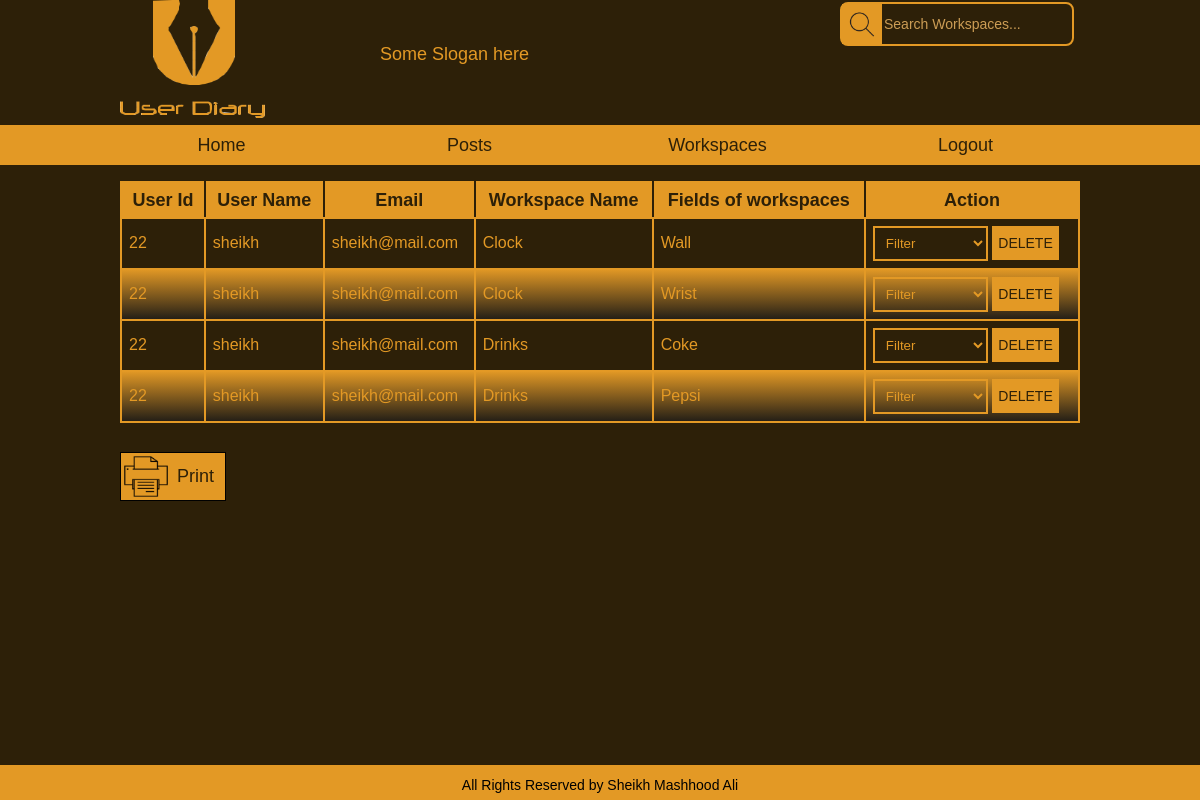
The app's page /user_diary/admin/all_workspaces.php (signed in) with its own data.
### tables this page shows
CREATE TABLE IF NOT EXISTS `fields` (
  `field_id` int(25) NOT NULL,
  `user_id` int(25) NOT NULL,
  `workspace_id` int(25) NOT NULL,
  `field_name` varchar(255) NOT NULL
);

CREATE TABLE IF NOT EXISTS `workspace_name` (
  `workspace_id` int(25) NOT NULL,
  `workspace_name` varchar(255) NOT NULL,
  `user_id` int(25) NOT NULL
);

### user_diary/admin/all_workspaces.php (the view, shortened to what this page needs)
<?php
include "connection.php";
?>
<!DOCTYPE html PUBLIC "-//W3C//DTD XHTML 1.0 Transitional//EN" "http://www.w3.org/TR/xhtml1/DTD/xhtml1-transitional.dtd">
<html xmlns="http://www.w3.org/1999/xhtml">
<head>
<link rel="stylesheet" type="text/css" href="css/style.css">
</head>
<body class="h-body">
<div class="home-header">
	<div class="main-header">
        <div class="logo-header">
    	<img src="images/final-logo.png" />
    	</div>
        <div class="logo-slogan">
        <p>Some Slogan here</p>
        </div>
        <div class="logo-search">
        	<div class="search">
    		<div class="search-bar">
        		<div class="search-img">
            	<img src="images/search.png">
            	</div>
            	<div class="search-input">
           		<input id="sear" autocomplete="off" type="text"
                placeholder="Search Workspaces..." name="search" onkeyup="search(this.value)" />
                </div>
        	</div>
    	</div>
        </div>
     </div>
</div>
<div class="menu-main">
	<div class="menu-list">
    	<div class="list">
        <ul>
         <a href="view_user.php"><li class="home-menu">Home</li></a>
        <a href="all_posts.php"><li class="daily">Posts</li></a>
        <a href="all_workspaces.php"><li class="post">Workspaces</li></a>
        <a href="logout.php"><li class="about">Logout</li></a>
        </ul>
        </div>
    </div>
</div>
<div class="home-body">
 <div class="home">
	<table class="home-table" method="POST">
   	<thead>
    <tr>
    <th>User Id</th>
    <th>User Name</th>
    <th>Email</th>
    <th>Workspace Name</th>
    <th>Fields of workspaces</th>
    <th>Action</th>
    </tr>
    </thead>
    <tbody>
    <?php
    $sqli="SELECT login.user_id,login.user_name,login.email,workspace_name.workspace_id, workspace_name.workspace_name,fields.field_id,fields.field_name FROM `login` INNER JOIN
	 `workspace_name` INNER JOIN `fields`
ON login.user_id= workspace_name.user_id AND workspace_name.workspace_id= fields.workspace_id
 ";
 $que=mysqli_query($con,$sqli);
 while($res=mysqli_fetch_assoc($que)){
	 $user=$res['user_name'];
	 $email=$res['email'];
	 $workspace=$res['workspace_name'];
	 $field=$res['field_name'];
	 $user_id=$res['user_id'];
	 $field_id=$res['field_id'];
	 $workspace_id=$res['workspace_id'];
	?>
    <tr>
    <td><?php echo $user_id; ?></td>
    <td><?php echo $user; ?></td>
    <td><?php echo $email; ?></td>
    <td><?php echo $workspace; ?></td>
    <td><?php echo $field; ?></td>
    <td><?php echo "<form method='GET' action='del_sel.php'> <select class='all-sel' name='sel'><option value='Filter'>Filter</option><option value='User'>User</option><option value='Workspace'>Workspace</option><option value='Field'>Field</option></select>
	<input type='hidden' name='uid' value='$user_id'>
	<input type='hidden' name='wid' value='$workspace_id'>
	<input type='hidden' name='fid' value='$field_id'>
	<input class='btn-allworkspace' type='submit' name='sub' value='DELETE'> </form>";?>
    </td>
    </tr>
    <?php } ?>
    </tbody>
 </table>
 <div id="print-button" onclick="javascript:window.print()" >
			<div id="print-pic">
			<img src="images/print.png">
			</div>
			<div id="print-btn">
			<button>Print</button>
			</div>
		</div>
 </div>
</div>
<div class="footer">
<p>All Rights Reserved by Sheikh Mashhood Ali</p>
</div>
</body>
</html>

### user_diary/admin/css/style.css (style rules this page uses)
html, body, div, span, applet, object, iframe, h1, h2, h3, h4, h5, h6, p, blockquote, pre, a, abbr, acronym, address, big, cite, code, del, dfn, em, img, ins, kbd, q, s, samp, small, strike, strong, sub, sup, tt, var, b, u, i, center, dl, dt, dd, ol, ul, li, fieldset, form, label, legend, table, caption, tbody, tfoot, thead, tr, th, td, article, aside, canvas, details, embed, figure, figcaption, footer, header, hgroup, menu, nav, output, ruby, section, summary, time, mark, audio, video { margin: 0; padding: 0; border: 0; font-size: 100%; font: inherit; vertical-align: baseline; }
body { line-height: 1; }
ol, ul { list-style: none; }
table { border-collapse: collapse; border-spacing: 0; }
html,body,div,span,applet,object,iframe,h1,h2,h3,h4,h5,h6,p,blockquote,pre,a,abbr,acronym,address,big,cite,code,del,dfn,em,img,ins,kbd,q,s,samp,small,strike,strong,sub,sup,tt,var,b,u,i,center,dl,dt,dd,ol,ul,li,fieldset,form,label,legend,table,caption,tbody,tfoot,thead,tr,th,td,article,aside,canvas,details,embed,figure,figcaption,footer,header,hgroup,menu,nav,output,ruby,section,summary,time,mark,audio,video { border:0;font-size:100%;font:inherit;vertical-align:baseline;margin:0;padding:0 }
body { line-height:1 }
ol,ul { list-style:none }
table { border-collapse:collapse;border-spacing:0 }
.main-header { width: 960px; margin: 0px auto; }
.logo-header { float:left;width: 260px; }
.logo-slogan { float:left;width: 338px; }
.logo-search { float:left;width: 234px;margin-top: 2px; margin-left: 122px; }
.logo-slogan p { color:#e39925; font-size: 18px; line-height: 6; }
.logo-header img { width: 145px; height: 118px; }
.search-bar { border:2px solid; }
.search-img { float:left; }
.search-img img { width: 48px; height: 50px; }
.search-input { float:left; }
.search-input input { border: none; background-color: #3E374E; height: 50px; font-size: 24px; color:white; }
.menu-main { background-color: #e39925;margin-top: 7px;height:40px; }
.menu-list { width: 960px; margin: 0px auto; }
.list ul li { float: left; cursor: pointer; width: 203px; font-size: 18px; line-height: 40px; text-align: center; }
.list a { text-decoration: none; color:#2D2008; }
.daily { margin-left: 45px }
.post { margin-left: 45px }
.about { margin-left: 45px }
.h-body { background-color:#2D2008 !important;font-family:sans-serif; }
.home-header { background-color:#2D2008;width:100%; }
.home-body { width:960px;margin:0px auto; }
.search-bar { border:2px solid #e39925;border-radius: 8px; }
.search-img { float:left;background-color: #e39925; }
.search-img img { width: 40px; height: 40px; }
.search-input input { border: none; background-color: #271903; height: 38px; font-size: 14px; color: #e39925;background: transparent; }
.home-table { width:100%; }
.btn-allworkspace { color:#2D2008;background-color:#e39925;font-size:14px;border:none;cursor:pointer;height: 34px; }
.all-sel { width: 115px; padding: 7px; color: #e39925; border: 2px solid #e39925; background: transparent; outline: none; }
.home-table thead tr th { background-color: #e39925;color:#2D2008;font-weight:bold;font-size: 18px;border-right-color:#2D2008; border-right-width: 2px;padding: 8px; }
.home-table thead tr th:last-child { border:2px solid #e39925; }
table,th,td { border:2px solid #e39925; }
.home-table tbody tr td { color:#e39925;padding:7px; }
.home-table tbody tr td { font-size:16px; }
.home-body tbody tr:nth-child(even) { background:linear-gradient(#e39925,#211D16); }
.home { margin-top: 16px;margin-bottom: 65px; }
.footer { bottom: 0; position: fixed; width: 100%; }
.footer p { text-align: center; background-color: #e39925; height: 35px; line-height: 40px; font-size: 14px; }
.insert-table,th,tr,td { color: #e39925;padding-right: 80px; padding-bottom: 22px; }
div#print-button { border: 1px solid black; width: 104px; margin-top: 29px; background-color:#e39925; cursor:pointer; }
div#print-pic { float: left; }
div#print-btn { float: left; }
#print-button img { height: 47px; width: 50px; }
#print-btn button { cursor:pointer; background: none; border: none; color:#2D2008; font-size: 18px; margin-top: 12px; }

### records on screen
fields: user.user_id "22", user.user_name "sheikh", user.email "sheikh@mail.com", workspace.workspace_name "Clock", field_name "Wall"
fields: user.user_id "22", user.user_name "sheikh", user.email "sheikh@mail.com", workspace.workspace_name "Clock", field_name "Wrist"
fields: user.user_id "22", user.user_name "sheikh", user.email "sheikh@mail.com", workspace.workspace_name "Drinks", field_name "Coke"
fields: user.user_id "22", user.user_name "sheikh", user.email "sheikh@mail.com", workspace.workspace_name "Drinks", field_name "Pepsi"
